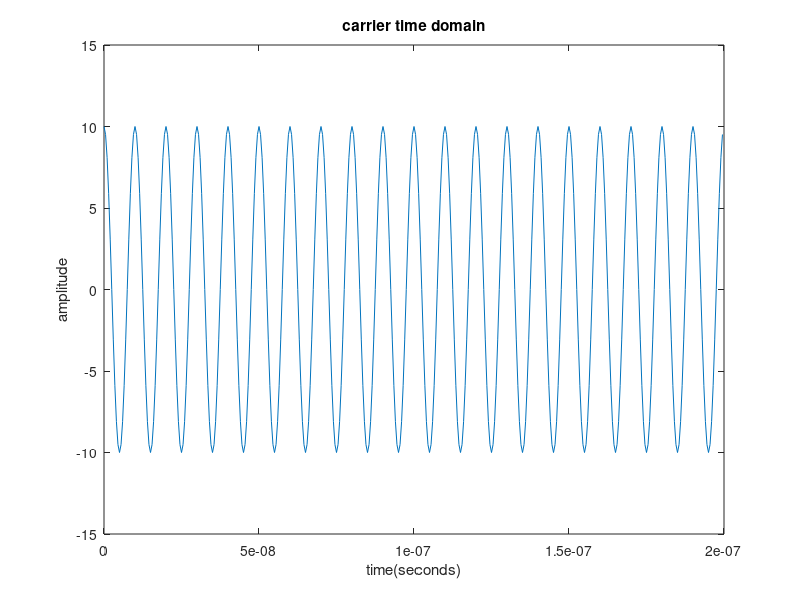

The MATLAB script that drew this image:
%% transmitter
%% Juan Tellez Gonzalez
%% Clear everything

clear; close all; clc;

%% Set parameters
M= 8;
T = 2.0E-7;
OverSampling = 20;
freq = 100.0E6;
Amplitude = 10.0;

%% Create timebase

fs = OverSampling*max(freq);
N = 2^M;

%t = 0:1/fs:(N - 1)/fs;
t = 0:1/fs:T - 1/fs;

%%Create signal
sig = Amplitude*cos(2.0*pi*freq*t);

%%Plot signal
plot(t, sig)
xlabel("time(seconds)")
ylabel("amplitude")
title("carrier time domain")
axis([0 T -15 15])





